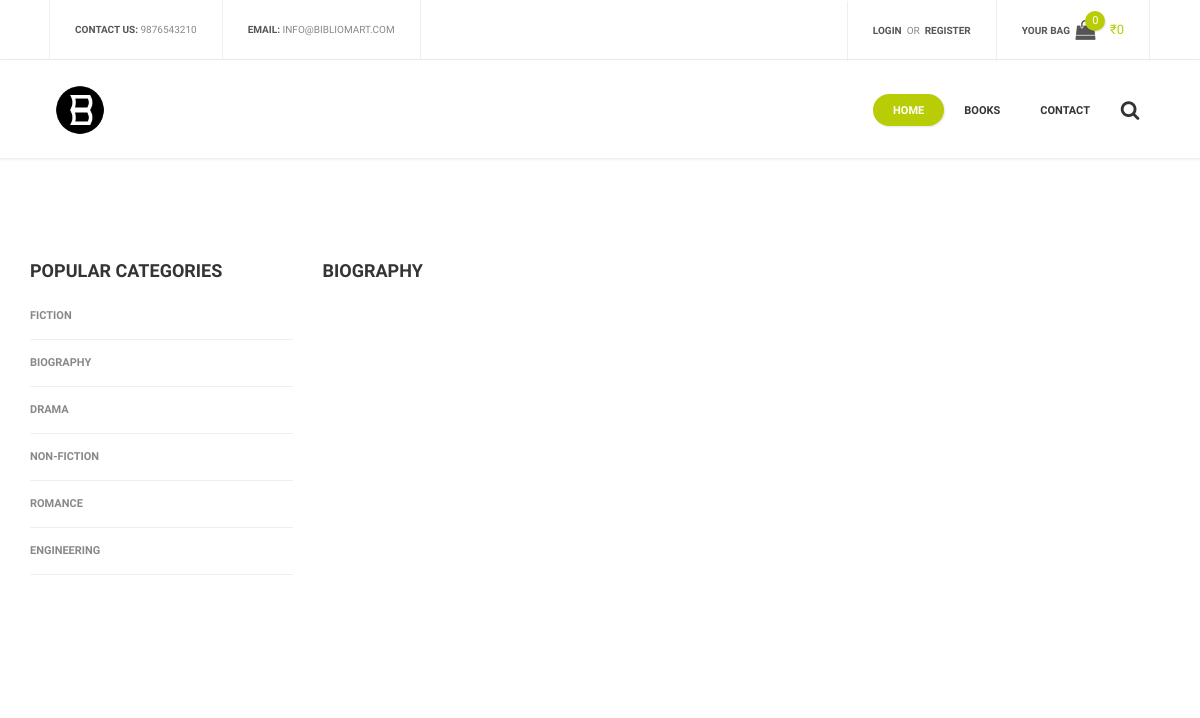
The app's page /books/Biography, older data.
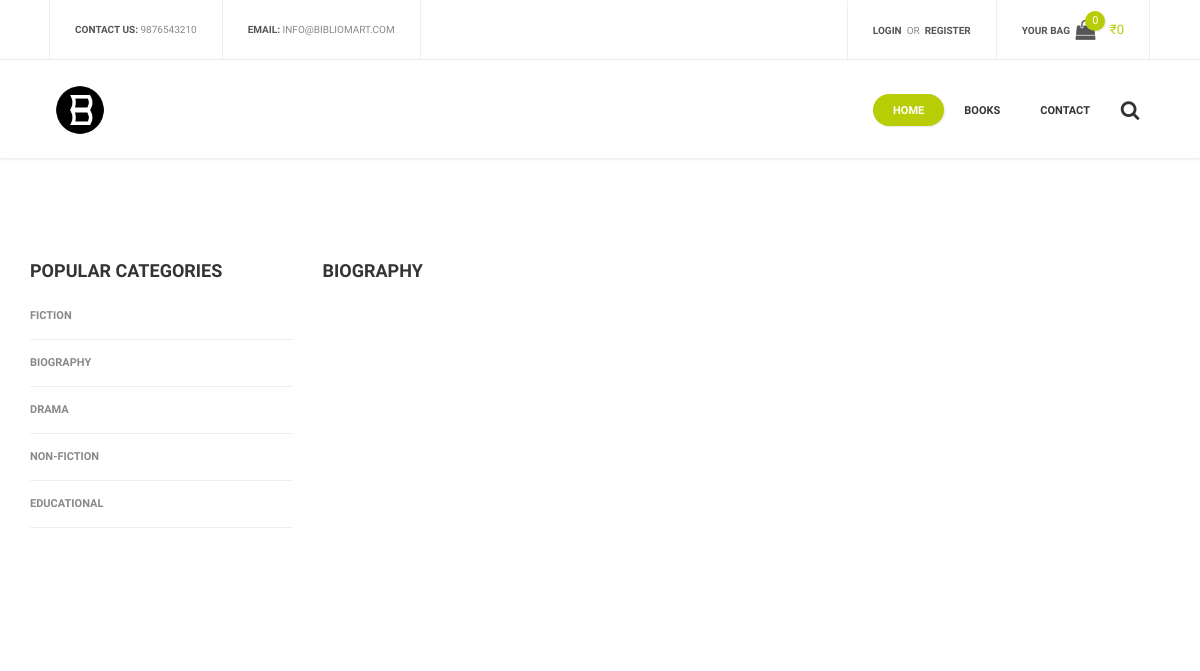
The same page, newer data.
### models.py (models this page shows, shortened)
class Category(db.Model):
    __tablename__ = "category"
    id = db.Column(db.String, primary_key=True)
    name = db.Column(db.String, nullable=False)

### app.py (the view)
@app.route('/books', methods = ['GET', 'POST'])
@app.route('/books/<category>', methods = ['GET', 'POST'])
def product_list_page(category=''):
    categories = Category.query.all()
    if current_user.is_authenticated:
        cart = g.user.cart.first()
        if not cart:
            cart = Cart(g.user.id)
    else:
        cart=None
    if category:
        selected_category = Category.query.filter_by(name=category)
        if not selected_category:
            return redirect(urlfor('error_404'))
        else:
            books = Book.query.filter(Book.category.has(name=category)).all()
    else:
        books = Book.query.all()
    page = category.capitalize()
    return render_template('products_list.html',page=page, categories=categories, books=books, cart=cart)

### app.py (called while the page is built)
@app.before_request
def before_request():
    g.user = current_user

### templates/products_list.html (shortened to what this page needs)
<!DOCTYPE html>
<html lang="en">
<head>
    <link href="{{ url_for('static', filename='css/bootstrap.min.css')}}" rel="stylesheet">
    <link href="{{ url_for('static', filename='css/bootstrap.extension.css')}}" rel="stylesheet">
    <link href="{{ url_for('static', filename='css/style.css')}}" rel="stylesheet">
    <link href="{{ url_for('static', filename='css/swiper.css')}}" rel="stylesheet">
    <link href="{{ url_for('static', filename='css/sumoselect.css')}}" rel="stylesheet">
    <link href="{{ url_for('static', filename='css/font-awesome.min.css')}}" rel="stylesheet">
</head>
<body class="fonts-1">
    <div id="content-block">
        {% include 'header.html' %}
        <div class="container">
            <div class="empty-space col-xs-b15 col-sm-b50 col-md-b100"></div>
            <div class="row">
                <div class="col-md-9 col-md-push-3">
                    <div class="align-inline spacing-1">
                        <div class="h4">{{page}}</div>
                    </div>
                    <div class="empty-space col-xs-b25 col-sm-b60"></div>
                </div>
                <div class="col-md-3 col-md-pull-9">
                    <div class="h4 col-xs-b10">popular categories</div>
                    <ul class="categories-menu transparent">
                        {% for i in categories %}
                        <li>
                            <a href="/books/{{i.name}}">{{i.name}}</a>
                        </li>
                        {% endfor %}
                    </ul>
                </div>
            </div>
        </div>
        <div class="empty-space col-xs-b15 col-sm-b45"></div>
        <div class="empty-space col-md-b70"></div>
    </div>
</body>
</html>

Row changes from the older to the newer data that the page shows:
removed Category: name "ROMANCE"
removed Category: name "ENGINEERING"
added Category: name "EDUCATIONAL"
